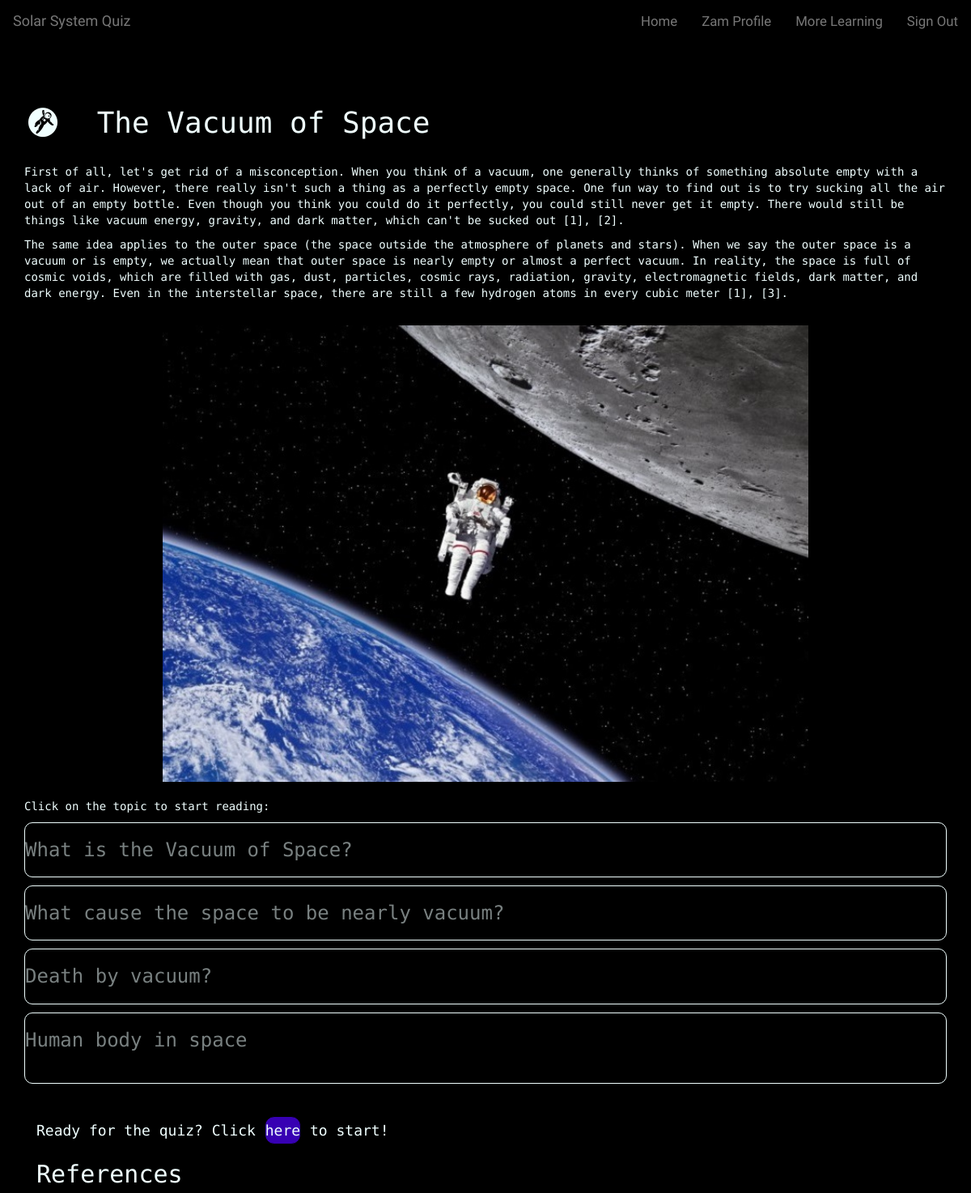
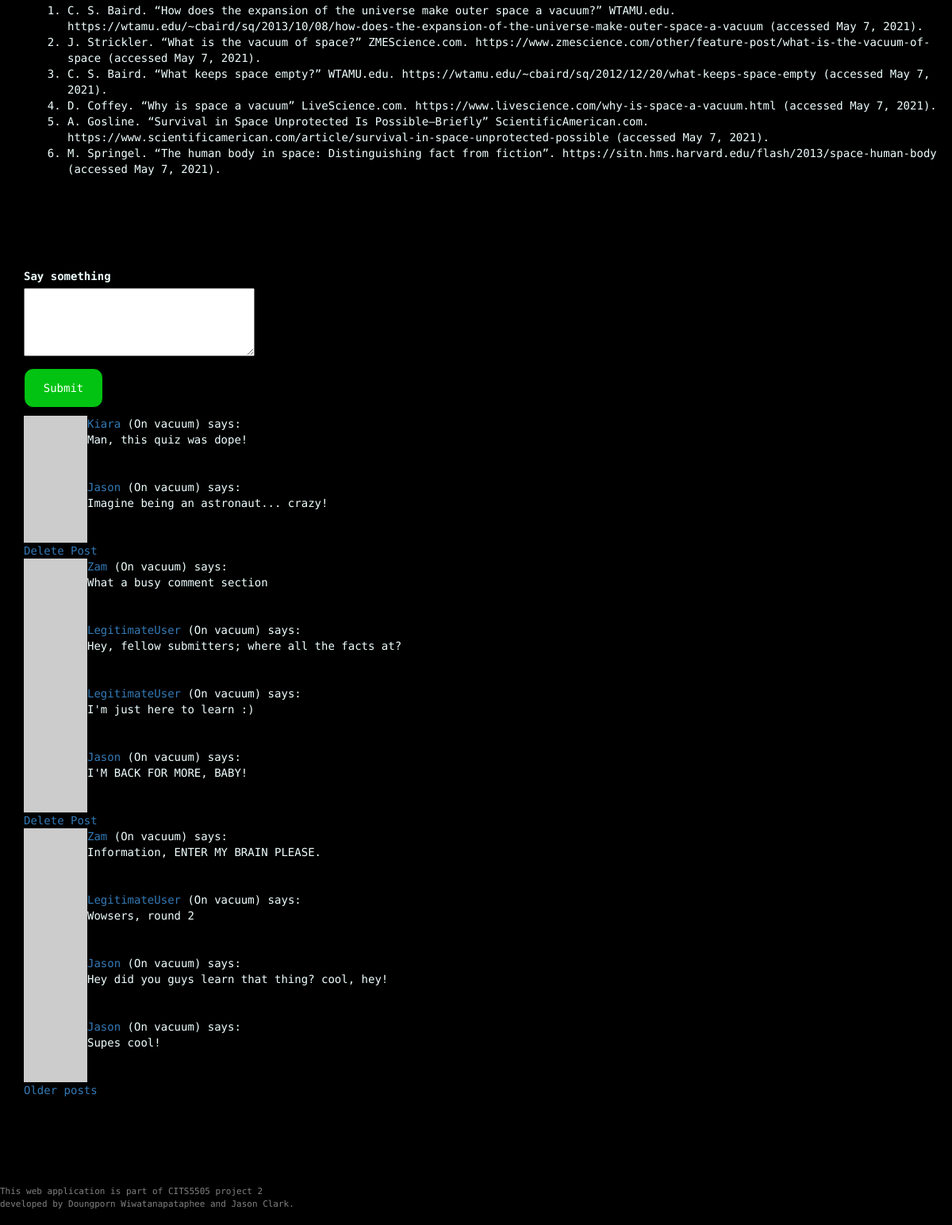
Screenshot of /learning_module/vacuum (signed in) with the database file from the repository (2 pictures, top to bottom).
### app/models.py (models this page shows, shortened)
class User(UserMixin, db.Model):
    __tablename__ = 'user_table'
    id = db.Column(db.Integer, primary_key=True)
    username = db.Column(db.String(64), index=True, unique=True)
    user_type = db.Column(db.String(64))
    email = db.Column(db.String(120), index=True, unique=True)
    password_hash = db.Column(db.String(128))
    posts = db.relationship('Post', backref='author', lazy='dynamic')
    about_me = db.Column(db.String(140))
    last_seen = db.Column(db.DateTime, default=datetime.utcnow)
    score_child = db.relationship("Score", backref = 'user_parent')
    quiz_unlocked = db.Column(db.Integer, default=0)
    def avatar(self, size):
      digest = md5(self.email.lower().encode('utf-8')).hexdigest()
      return 'https://www.gravatar.com/avatar/{}?d=identicon&s={}'.format(digest, size)

class Post(db.Model):
    id = db.Column(db.Integer, primary_key=True)
    user_id = db.Column(db.Integer, db.ForeignKey('user_table.id')) #user.id
    body = db.Column(db.String(140))
    timestamp = db.Column(db.DateTime, index=True, default=datetime.utcnow)
    page = db.Column(db.String)
    upvotes = db.Column(db.Integer, default=0)
    downvotes = db.Column(db.Integer, default=0)

### app/routes.py (the view, shortened to what this page needs)
@app.route('/learning_module/<module>', methods=['GET', 'POST'])
@login_required
def learning_module(module):
  page = request.args.get('page', 1, type=int)
  posts = Post.query.filter_by(page=module).paginate(
    page, app.config['POSTS_PER_PAGE'], False)
  next_url = url_for('learning_module', module=module, page=posts.next_num) \
    if posts.has_next else None
  prev_url = url_for('learning_module', module=module, page=posts.prev_num) \
    if posts.has_prev else None
  form = PostForm()
  return render_template('modules/learning_module.html', module=module, form=form,
      posts=posts.items, next_url=next_url,
      prev_url=prev_url)

### app/forms.py
class PostForm(FlaskForm):
  post = TextAreaField('Say something', validators=[
    DataRequired(), Length(min=1, max=140)])
  submit = SubmitField('Submit')

### app/models.py (called while the page is built)
@login.user_loader
def load_user(id):
    return User.query.get(int(id))

### app/routes.py (called while the page is built)
@app.before_request
def before_request():
    from_zone = tz.tzutc()
    to_zone = tz.tzlocal()
    utc = datetime.utcnow()
    utc = utc.replace(tzinfo=from_zone)
    central = utc.astimezone(to_zone)   # convert to local timezone
    if current_user.is_authenticated:
        current_user.last_seen = central
        db.session.commit()

### app/templates/modules/learning_module.html (shortened to what this page needs)
{% extends 'base.html' %}
{% block body %}
<div class="progress-bar-max fixed-top">
</div>
{% include 'modules/_{}.html'.format(module) %}
<hr class="divider" />
<div class="container">
  {% if form %}
  <form action="" id="module" method="post">
    <p>
      {{ form.post.label }}<br>
      <span class="post-form">
      {{ form.post(cols=32, rows=4) }}<br>
      </span>
    </p>
    <p>{{ form.submit(class_="post-button") }}</p>
  </form>
  {% endif %}
  {% for post in posts %}
    {% include '_post.html' %}
  {% endfor %}
  {% if next_url %}
  <a href="{{ next_url }}">Older posts</a>
  {% endif %}
</div>
{% endblock %}

### app/templates/base.html (shortened to what this page needs)
<!DOCTYPE html>
<html lang="en">
<head>
    <link rel="stylesheet" href="https://maxcdn.bootstrapcdn.com/bootstrap/3.4.1/css/bootstrap.min.css">
    <link rel="stylesheet" type="text/css" href="{{ url_for('static', filename='css/theme.css') }}">
    <link rel="stylesheet" href="https://cdnjs.cloudflare.com/ajax/libs/font-awesome/4.7.0/css/font-awesome.min.css">
</head>
<body>
    {% block navbar %}
    <nav class="navbar navbar-default">
            <div class="navbar-header">
                <a class="navbar-brand" href="{{ url_for('home') }}">Solar System Quiz</a>
            </div>
            <div class="collapse navbar-collapse" id="bs-example-navbar-collapse-1">
                <ul class="nav navbar-nav navbar-right">
                    {% if current_user.is_authenticated %}
                    <li><a id="nav_home" href="{{ url_for('home') }}">Home</a></li>
                    <li><a id="nav_profile" href="{{ url_for('user_profile', username=current_user.username) }}">{{ current_user.username }} Profile</a></li>
                    <li><a id="nav_learning" href="{{ url_for('more_learning') }}">More Learning</a></li>
                    <li><a id="nav_logout" href="{{ url_for('logout') }}">Sign Out</a></li>
                    {% else %}
                    <li><a id="nav_home" href="{{ url_for('home') }}">Home</a></li>
                    <li><a id="nav_login" href="{{ url_for('login') }}">Login</a></li>
                    <li><a id="nav_register" href="{{ url_for('register') }}">Register</a></li>
                    <li><a id="nav_learning" href="{{ url_for('more_learning') }}">More Learning</a></li>
                    {% endif %}
                </ul>
            </div>
    </nav>
    {% endblock %}
    <div class="points-container">
    </div>
    {% block body %}{% endblock %}
    <footer>
        <p>This web application is part of CITS5505 project 2 <br>
           developed by Doungporn Wiwatanapataphee and Jason Clark.</p>
    </footer>
</body>
</html>

### app/templates/_post.html
<table>
  <tr valign="top">
    <td><img src="{{ post.author.avatar(36) }}"></td>
    <td>
      <a href="{{ url_for('user_profile', username=post.author.username) }}">
        {{ post.author.username }}
      </a>
      (On {{ post.page }}) says:<br>{{ post.body }}
    </td>
  </tr>
  {% if current_user.id == post.user_id %}
  <tr valign="bottom">
    <a href="{{ url_for('delete_post', postId=post.id, module=module) }}">Delete Post</a>
  </tr>
  {% endif %}
</table>

### app/static/css/theme.css (style rules this page uses)
* { box-sizing: border-box; }
body { font-family: 'Space Mono', monospace; background-color: black; color: azure; padding-bottom: 60px; margin-bottom: 100px; }
html { scroll-behavior: smooth; }
.navbar { font-family: 'Audiowide', cursive; background-color: black; border-color: black; top: 0; }
.nav a { font-size: 1.2em !important; }
.fixed-top { position: fixed; top: 0; z-index: 1; right: 0; left: 0; }
.progress-bar-max { display: block; background-color: transparent; height: 9px; width: 100%; }
.points-container { padding: 20px; display: flex; margin: 0 auto; text-align: center; }
.post-button { background-color: #03da15e5; height: 50px; width: 100px; border: 1px solid black; color: #ffffff; word-wrap: normal; margin: 0; padding: 0; border-radius: 12px; }
.post-form { color:black; }
hr.divider { border: 0; height: 5px; margin-top: 50px; margin-bottom: 50px; margin-left: 2rem; width: 100%; }
footer { position: fixed; font-size: 11px; background: black; color:grey; bottom: 0; left: 0; height: 50px; width: 100%; }

### rows the page displays
User: username "Zam"
Post: author.username "Kiara", page "vacuum", body "Man, this quiz was dope!"
Post: author.username "Jason", page "vacuum", body "Imagine being an astronaut... crazy!"
Post: author.username "Zam", page "vacuum", body "What a busy comment section"
Post: author.username "LegitimateUser", page "vacuum", body "Hey, fellow submitters; where all the facts at?"
Post: author.username "LegitimateUser", page "vacuum", body "I'm just here to learn :)"
Post: author.username "Jason", page "vacuum", body "I'M BACK FOR MORE, BABY!"
Post: author.username "Zam", page "vacuum", body "Information, ENTER MY BRAIN PLEASE."
Post: author.username "LegitimateUser", page "vacuum", body "Wowsers, round 2"
Post: author.username "Jason", page "vacuum", body "Hey did you guys learn that thing? cool, hey!"
Post: author.username "Jason", page "vacuum", body "Supes cool!"
